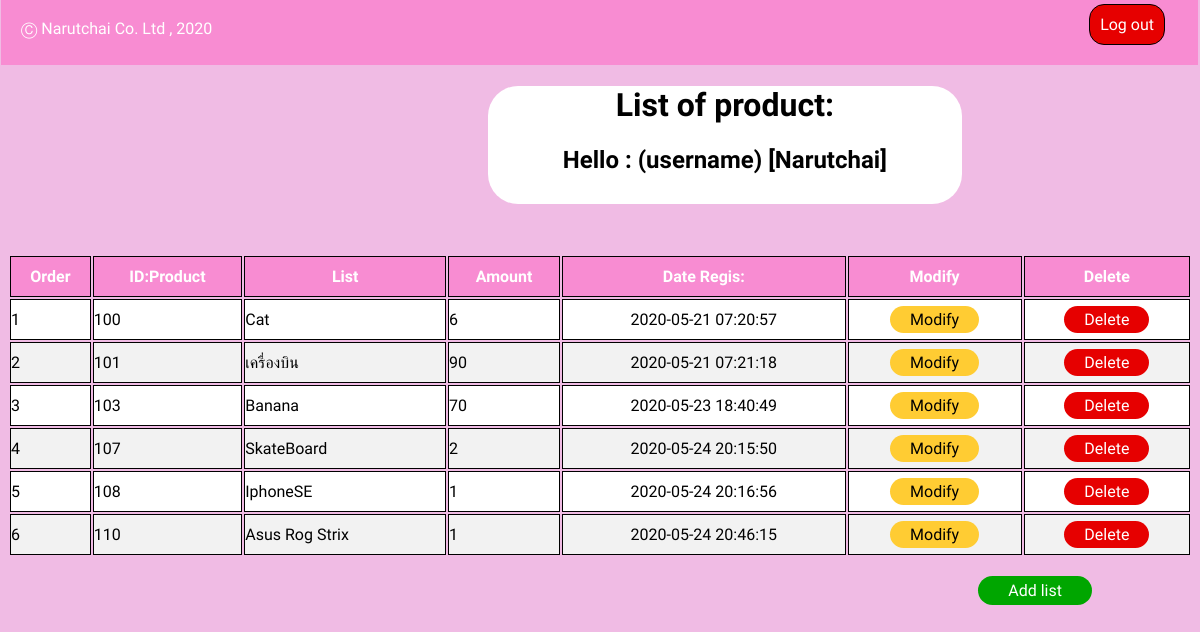
The app's page /list.php (signed in) with its own data.
### tables this page shows
CREATE TABLE `product` (
  `id` int(11) NOT NULL,
  `proname` varchar(100) NOT NULL,
  `amount` varchar(100) NOT NULL,
  `time` timestamp NOT NULL DEFAULT current_timestamp()
);

### list.php (the view, shortened to what this page needs)
<?php
require_once "Database/Database.php";
$username = $_SESSION['username'];
$sql_fetch_todos = "SELECT * FROM product ORDER BY id ASC";
$query = mysqli_query($conn, $sql_fetch_todos);
?>
<!doctype html>
<html lang="en">
<head>
</head>
<body>
    <div class="header">
        <p>Ⓒ Narutchai Co. Ltd , 2020</p>
        <a name="" id="" class="button-logout" href="logout.php" role="button">Log out</a>
    </div>
    <div class="container">
        <h1>List of product:</h1>
        <h2>Hello : (username) [<?php echo $username ?>]</h2>
    </div>
    <div class="table-product">
        <table>
            <tr>
                <th scope="col">Order</th>
                <th scope="col">ID:Product</th>
                <th scope="col">List</th>
                <th scope="col">Amount</th>
                <th scope="col">Date Regis:</th>
                <th scope="col">Modify</th>
                <th scope="col">Delete</th>
            </tr>
            <tbody>
                <?php
                $idpro = 1;
                while ($row = mysqli_fetch_array($query)) { ?>
                    <tr>
                        <td scope="row"><?php echo $idpro ?></td>
                        <td><?php echo $row['id'] ?></td>
                        <td><?php echo $row['proname'] ?></td>
                        <td><?php echo $row['amount'] ?></td>
                        <td class="timeregis"><?php echo $row['time'] ?></td>
                        <td class="modify"><a name="edit" id="" class="bfix" href="fix.php?id=<?php echo $row['id'] ?>&message=<?php echo $row['proname'] ?>&amount=<?php echo $row['amount']; ?> " role="button">
                                Modify
                            </a></td>
                        <td class="delete"><a name="id" id="" class="bdelete" href="main/delete.php?id=<?php echo $row['id'] ?>" role="button">
                                Delete
                            </a></td>
                    </tr>
                <?php
                    $idpro++;
                } ?>
            </tbody>
        </table>
        <br>
        <a name="" id="" class="Addlist" style="float:right" href="addlist.php" role="button">Add list</a>
    </div>
</body>
</html>

### list.php (style rules this page uses)
body { font-family: "Mitr", sans-serif; background-color: rgb(240, 187, 228); }
.header { position: relative; left: -7px; height: 100%; padding: 5px 13px 11px 0px; width: 100%; color: white; font-family: "Mitr", sans-serif; margin-top: -10px; bottom: 0; background-color: rgb(248, 140, 210); }
.header p { margin-left: 20px; text-align: left; }
.button-logout { margin-top: -50px; margin-right: 20px; float: right; text-decoration: none; border: 0.05px solid black; border-radius: 15px; background-color: #e60000; padding: 10px 10px 10px 10px; color: white; }
.container { margin-left: 480px; margin-bottom: 50px; border-radius: 30px; text-align: center; background-color: white; width: 40%; padding-bottom: 10px; }
table th, tr, td { border: 1px solid black; border-collapse: collapse; padding: 10px 0px 10px 0px; }
table { width: 100%; }
th { color: white; background-color: rgb(248, 140, 210); }
tr { background-color: white; }
tr:nth-child(even) { background-color: #f2f2f2; }
.timeregis { text-align: center; }
.modify { text-align: center; }
.delete { text-align: center; }
.modify .bfix { border-radius: 15px; background-color: #ffcc33; color: black; text-decoration: none; padding: 4px 20px 4px 20px; }
.delete .bdelete { border-radius: 15px; background-color: #e60000; text-decoration: none; color: white; padding: 4px 20px 4px 20px; }
.Addlist { margin-right: 100px; padding: 5px 30px 5px 30px; border-radius: 15px; text-decoration: none; color: white; background-color: #00A600; }

### records on screen
product: id "100", proname "Cat", amount "6", time "2020-05-21 07:20:57"
product: id "101", proname "เครื่องบิน", amount "90", time "2020-05-21 07:21:18"
product: id "103", proname "Banana", amount "70", time "2020-05-23 18:40:49"
product: id "107", proname "SkateBoard", amount "2", time "2020-05-24 20:15:50"
product: id "108", proname "IphoneSE", amount "1", time "2020-05-24 20:16:56"
product: id "110", proname "Asus Rog Strix", amount "1", time "2020-05-24 20:46:15"

### other values on screen
$username "Narutchai"
